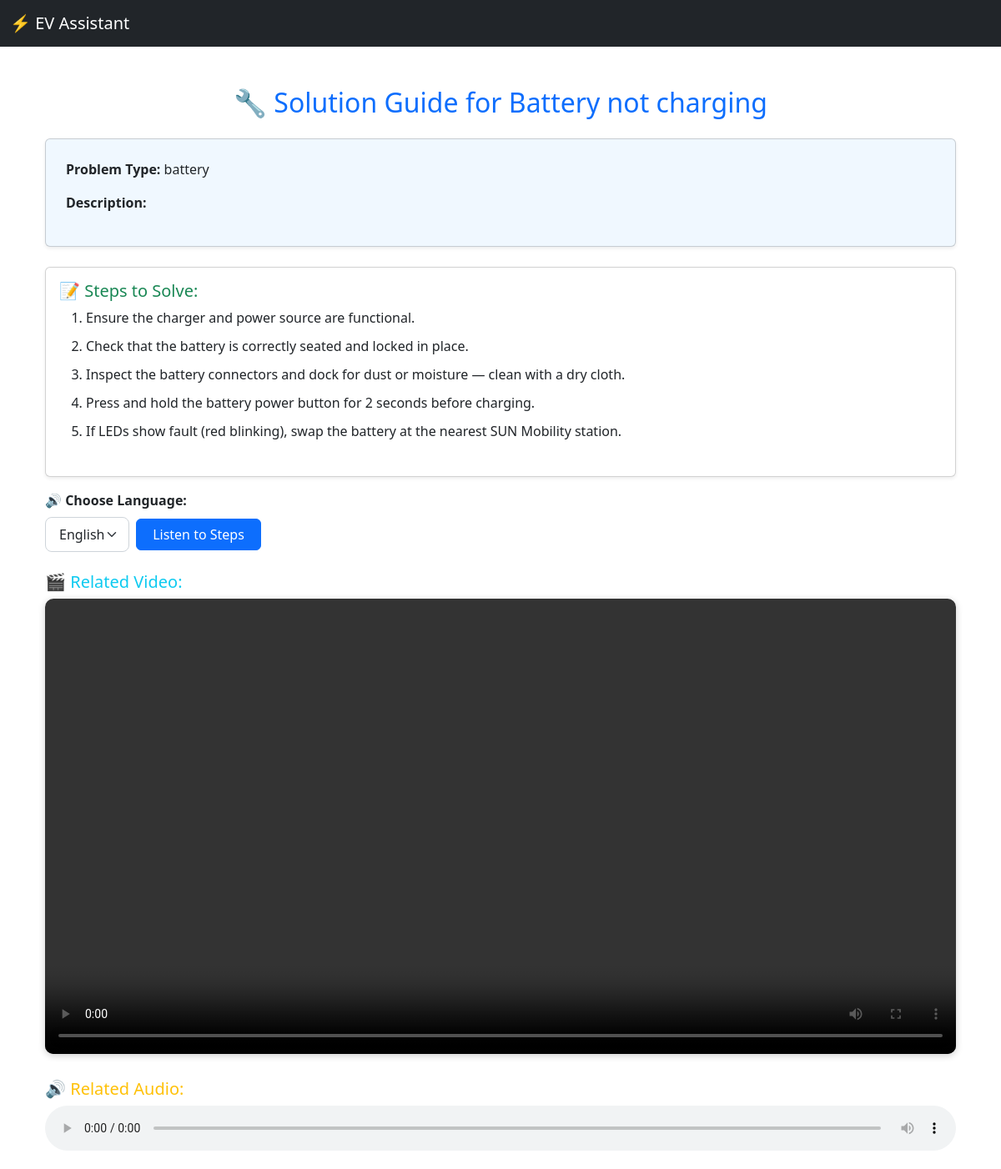
Page /myapp/solution/6/ (signed in) on the committed database.
### myapp/models.py (models this page shows, shortened)
class ProblemReport(models.Model):
    WARNING_CHOICES = [
        ("battery", "Battery Issue 🔋"),
        ("motor", "Motor Issue ⚡"),
        ("temp", "Temperature 🌡️"),
        ("brake", "Brake Issue 🛑"),
        ("general", "General Fault ⚠️"),
    ]
    user = models.ForeignKey(CustomUser, on_delete=models.CASCADE, related_name="reports")
    problem_type = models.CharField(max_length=50, choices=WARNING_CHOICES)
    major_problem = models.ForeignKey(MajorProblem, on_delete=models.SET_NULL, null=True, blank=True)
    description = models.TextField(blank=True)
    created_at = models.DateTimeField(auto_now_add=True)

class MajorProblem(models.Model):
    WARNING_CHOICES = [
        ("battery", "Battery Issue 🔋"),
        ("motor", "Motor Issue ⚡"),
        ("temp", "Temperature 🌡️"),
        ("brake", "Brake Issue 🛑"),
        ("general", "General Fault ⚠️"),
    ]
    warning_type = models.CharField(max_length=50, choices=WARNING_CHOICES)
    name = models.CharField(max_length=255)

### myapp/views.py (the view)
# urls.py: path("solution/<int:report_id>/", views.problem_solution, name="problem_solution"),
@login_required
@login_required
def problem_solution(request, report_id):
    report = get_object_or_404(ProblemReport, id=report_id)
    major_name = report.major_problem.name if report.major_problem else None
    solution = get_solution(report.problem_type, major_name)
    return render(request, "solution.html", {"report": report, "media": solution})

### myapp/solutions.py (called while the page is built)
def get_solution(problem_type, major_problem):
    if not problem_type or not major_problem:
        return None
    key = (str(problem_type).strip().lower(), str(major_problem).strip().lower())
    return SOLUTIONS.get(key)

### myapp/templates/solution.html (shortened to what this page needs)
{% extends "base.html" %}
{% load static %}
{% block content %}
<div class="container mt-5">
  <h2 class="mb-4 text-center text-primary">🔧 Solution Guide for
    {% if report.major_problem %}
        {{ report.major_problem.name }}
    {% else %}
        {{ report.problem_type }}
    {% endif %}
  </h2>
  <div class="card shadow-sm p-4 mb-4" style="background-color: #f0f8ff;">
    <p><strong>Problem Type:</strong> {{ report.problem_type }}</p>
    <p><strong>Description:</strong> {{ report.description }}</p>
  </div>
  {% if media %}
    {% if media.steps %}
      <div class="card p-3 mb-3 shadow-sm" style="background-color: #ffffff;">
        <h5 class="text-success">📝 Steps to Solve:</h5>
        <ol>
          {% for step in media.steps %}
          <li>{{ step }}</li>
          {% endfor %}
        </ol>
      </div>
      <div class="mb-4">
        <label for="langSelect" class="form-label fw-bold">🔊 Choose Language:</label>
        <div class="d-flex align-items-center gap-2">
          <select id="langSelect" class="form-select w-auto">
            <option value="en-US">English</option>
          </select>
          <button class="btn btn-primary" onclick="speakSteps()">Listen to Steps</button>
        </div>
      </div>
    {% else %}
      <p class="text-danger">⚠️ No steps defined for this problem.</p>
    {% endif %}
    {% if media.video %}
      <div class="my-4">
        <h5 class="text-info">🎬 Related Video:</h5>
        <video controls width="100%" style="border-radius: 10px; box-shadow: 0 2px 8px rgba(0,0,0,0.2);">
          <source src="{% static media.video %}" type="video/mp4">
        </video>
      </div>
    {% endif %}
    {% if media.voice %}
      <div class="my-3">
        <h5 class="text-warning">🔊 Related Audio:</h5>
        <audio controls style="width: 100%;">
          <source src="{% static media.voice %}" type="audio/mp3">
        </audio>
      </div>
    {% endif %}
  {% else %}
    <p class="text-danger">⚠️ No solution media available for this issue yet.</p>
  {% endif %}
</div>
{% endblock %}

### myapp/templates/solution.html (style rules this page uses)
.form-select, select { border-radius: 8px; border: 1px solid #ced4da; padding: 0.5rem 1rem; }
button { min-width: 150px; }
ol li { margin-bottom: 10px; }

### rows in the picture
ProblemReport: major_problem.name "Battery not charging", problem_type "battery"

### other values in the picture
{{ step }} "Ensure the charger and power source are functional." "Check that the battery is correctly seated and locked in place." "Inspect the battery connectors and dock for dust or moisture — clean with a dry cloth." "Press and hold the battery power button for 2 seconds before charging." "If LEDs show fault (red blinking), swap the battery at the nearest SUN Mobility station."
